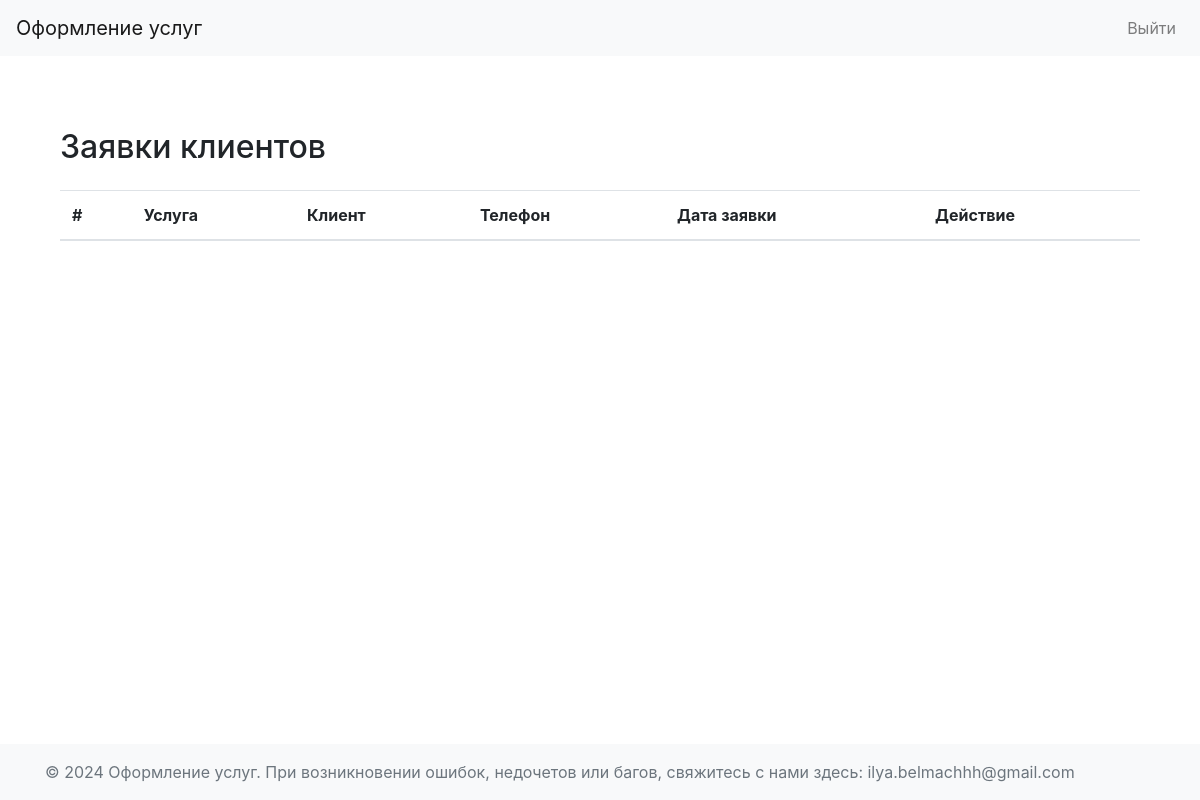
Page /view_requests on the earlier database version.
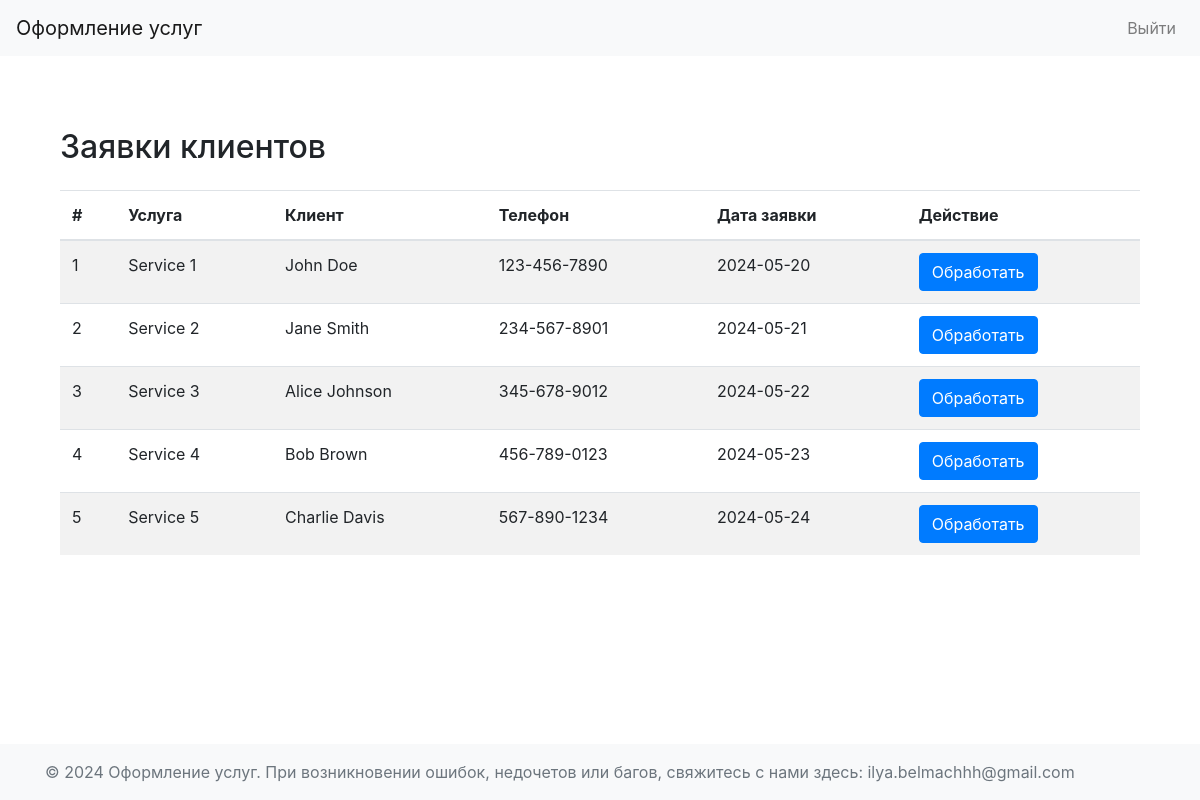
Same page on the later database version.
### app/models.py (models this page shows, shortened)
class OrderRequest(db.Model):
    __tablename__ = 'OrderRequest'
    id = db.Column(db.Integer, primary_key=True)
    client_id = db.Column(db.Integer, db.ForeignKey('Clients.id'), nullable=False)
    service_id = db.Column(db.Integer, db.ForeignKey('Services.id'))
    order_date = db.Column(db.Date, nullable=False)
    client = db.relationship('Clients', backref=db.backref('OrderRequest', lazy=True))
    service = db.relationship('Services', backref=db.backref('OrderRequest', lazy=True))

class Services(db.Model):
    __tablename__ = 'Services'
    id = db.Column(db.Integer, primary_key=True)
    service_name = db.Column(db.String(150), nullable=False)
    cost = db.Column(db.Float, nullable=False)

class Clients(db.Model):
    __tablename__ = 'Clients'
    id = db.Column(db.Integer, primary_key=True)
    full_name = db.Column(db.String(150), nullable=False)
    address = db.Column(db.String(250), nullable=False)
    telephone = db.Column(db.String(50), unique=True, nullable=False)
    login = db.Column(db.String(150), unique=True, nullable=False)
    password = db.Column(db.String(150), nullable=False)

### app/employees/routs.py (the view)
@employees.route('/view_requests')
def view_requests():
    requests = OrderRequest.query.all()
    return render_template('employee/employee_view_requests.html', requests=requests)

### app/templates/employee/employee_view_requests.html
{% extends "dashboard_base.html" %}
{% block content %}
<div class="container mt-5">
    <h2 class="mb-4">Заявки клиентов</h2>
    <table class="table table-striped">
        <thead>
            <tr>
                <th scope="col">#</th>
                <th scope="col">Услуга</th>
                <th scope="col">Клиент</th>
                <th scope="col">Телефон</th>
                <th scope="col">Дата заявки</th>
                <th scope="col">Действие</th>
            </tr>
        </thead>
        <tbody>
            {% for request in requests %}
            <tr>
                <td>{{ loop.index }}</td>
                <td>{{ request.service.service_name }}</td>
                <td>{{ request.client.full_name }}</td>
                <td>{{ request.client.telephone }}</td>
                <td>{{ request.order_date }}</td>
                <td>
                    <a href="{{ url_for('employees.create_order', request_id=request.id) }}" class="btn btn-primary">Обработать</a>
                </td>
            </tr>
            {% endfor %}
        </tbody>
    </table>
</div>
{% endblock %}

### app/templates/dashboard_base.html (shortened to what this page needs)
<!DOCTYPE html>
<html lang="en">
<head>
    <link rel="stylesheet" href="https://stackpath.bootstrapcdn.com/bootstrap/4.5.2/css/bootstrap.min.css">
    <link rel="stylesheet" href="{{ url_for('static', filename='css/styles.css') }}">
</head>
<body class="d-flex flex-column min-vh-100">
    <nav class="navbar navbar-expand-lg navbar-light bg-light">
        <a class="navbar-brand" href=#>Оформление услуг</a>
        <div class="collapse navbar-collapse" id="navbarNav">
            <ul class="navbar-nav ml-auto">
                <li class="nav-item">
                    <a class="nav-link" href="{{ url_for('users.login') }}">Выйти</a>
                </li>
            </ul>
        </div>
    </nav>
    <div class="container mt-4">
        {% block content %}
        {% endblock %}
    </div>
    <footer class="footer mt-auto py-3 bg-light">
        <div class="container">
            <span class="text-muted">&copy; 2024 Оформление услуг. При возникновении ошибок, недочетов или багов, свяжитесь с нами здесь: ilya.belmachhh@gmail.com</span>
        </div>
    </footer>
</body>
</html>

Differences in the rows shown:
added OrderRequest: service.service_name "Service 1", client.full_name "John Doe", client.telephone "123-456-7890", order_date "2024-05-20"
added OrderRequest: service.service_name "Service 2", client.full_name "Jane Smith", client.telephone "234-567-8901", order_date "2024-05-21"
added OrderRequest: service.service_name "Service 3", client.full_name "Alice Johnson", client.telephone "345-678-9012", order_date "2024-05-22"
added OrderRequest: service.service_name "Service 4", client.full_name "Bob Brown", client.telephone "456-789-0123", order_date "2024-05-23"
added OrderRequest: service.service_name "Service 5", client.full_name "Charlie Davis", client.telephone "567-890-1234", order_date "2024-05-24"
